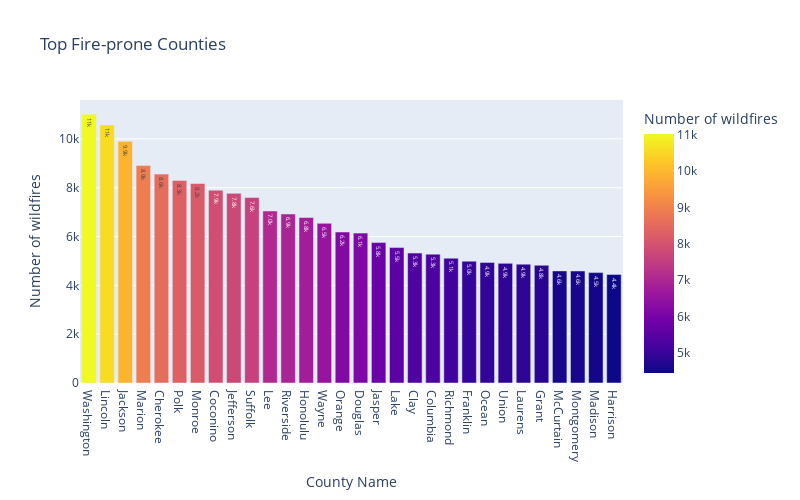

Write notebook code for a chart like this one.
### Code cell
top_county_fig.show()

### Figure 1 — Plotly figure (JSON) as saved in the notebook; plotly's stock layout.template omitted (floating-point values rounded to 4 significant figures)
{"data": [{"alignmentgroup": "True", "hovertemplate": "County Name=%{x}<br>Number of wildfires=%{marker.color}<extra></extra>", "legendgroup": "", "marker": {"color": [11014, 10571, 9902, 8908, 8558, 8300, 8173, 7900, 7770, 7597, 7049, 6925, 6780, 6542, 6186, 6140, 5752, 5549, 5323, 5279, 5113, 4992, 4941, 4901, 4869, 4824, 4593, 4589, 4522, 4449], "coloraxis": "coloraxis", "pattern": {"shape": ""}}, "name": "", "offsetgroup": "", "orientation": "v", "showlegend": false, "textposition": "auto", "texttemplate": "%{y:.2s}", "type": "bar", "x": ["Washington", "Lincoln", "Jackson", "Marion", "Cherokee", "Polk", "Monroe", "Coconino", "Jefferson", "Suffolk", "Lee", "Riverside", "Honolulu", "Wayne", "Orange", "Douglas", "Jasper", "Lake", "Clay", "Columbia", "Richmond", "Franklin", "Ocean", "Union", "Laurens", "Grant", "McCurtain", "Montgomery", "Madison", "Harrison"], "xaxis": "x", "y": [11014, 10571, 9902, 8908, 8558, 8300, 8173, 7900, 7770, 7597, 7049, 6925, 6780, 6542, 6186, 6140, 5752, 5549, 5323, 5279, 5113, 4992, 4941, 4901, 4869, 4824, 4593, 4589, 4522, 4449], "yaxis": "y"}], "layout": {"barmode": "relative", "coloraxis": {"colorbar": {"title": {"text": "Number of wildfires"}}, "colorscale": [[0, "#0d0887"], [0.1111, "#46039f"], [0.2222, "#7201a8"], [0.3333, "#9c179e"], [0.4444, "#bd3786"], [0.5556, "#d8576b"], [0.6667, "#ed7953"], [0.7778, "#fb9f3a"], [0.8889, "#fdca26"], [1, "#f0f921"]]}, "height": 500, "legend": {"tracegroupgap": 0}, "title": {"text": "Top Fire-prone Counties"}, "width": 800, "xaxis": {"anchor": "y", "domain": [0, 1], "title": {"text": "County Name"}}, "yaxis": {"anchor": "x", "domain": [0, 1], "title": {"text": "Number of wildfires"}}}}
